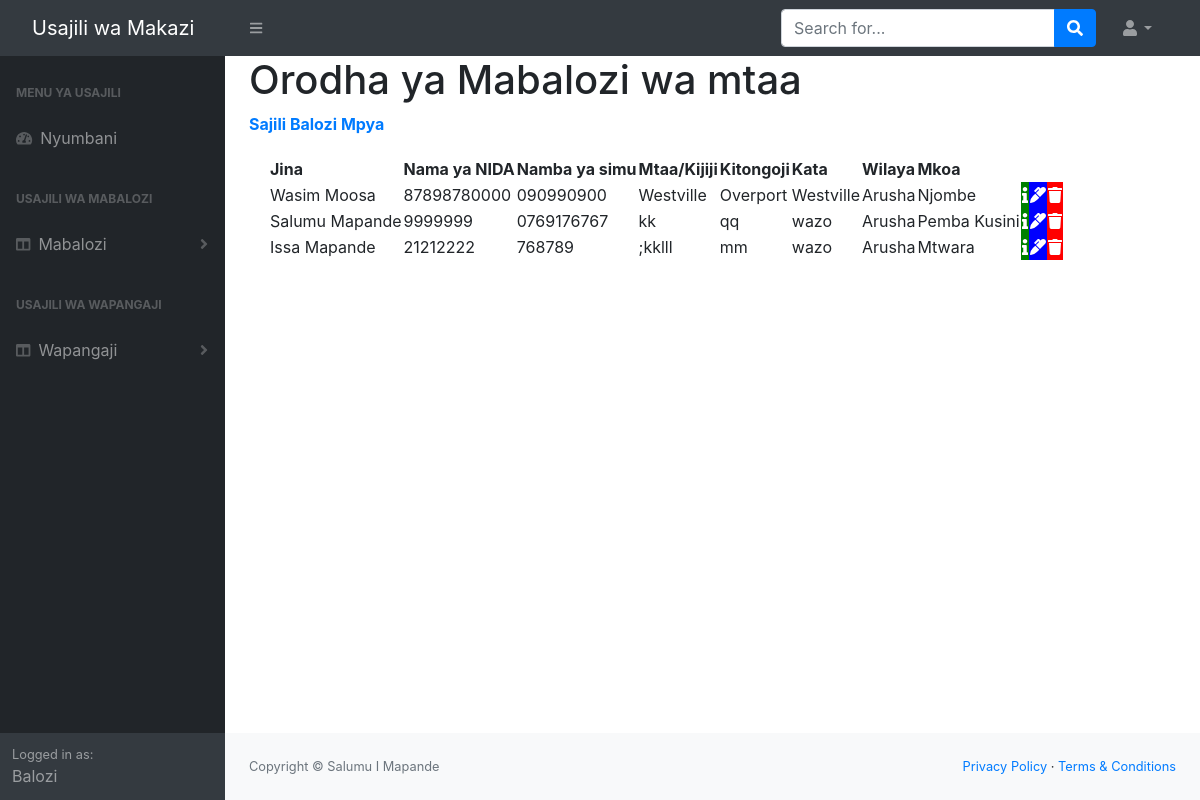
Before: /balozi with the older database file.
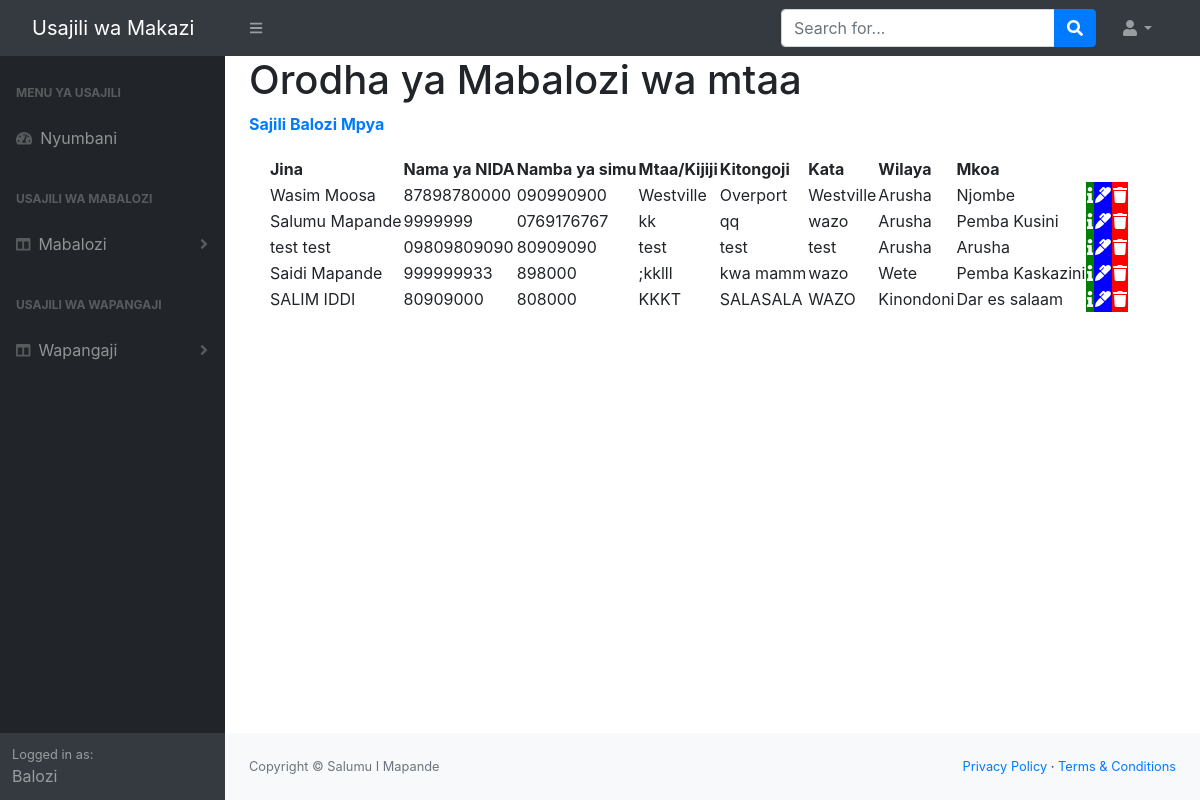
After: the same page with the newer database file.
### baloziapp/models.py (models this page shows)
class Balozi(db.Model):
    __tablename__ = 'balozi'
    id = db.Column(db.Integer(), primary_key=True)
    name = db.Column(db.String(length=50), nullable = False)
    surname = db.Column(db.String(length=50), nullable = False)
    nida = db.Column(db.String(length=30), nullable =False)
    street = db.Column(db.String(length=50), nullable = False)
    neighborhood = db.Column(db.String(length=50), nullable = False)#kitongoji
    county =  db.Column(db.String(length=50), nullable=False) #kata
    district_id = db.Column(db.Integer(), db.ForeignKey('district.id'))#wilaya
    district = db.Column(db.String(), nullable=False)
    region_id = db.Column(db.Integer(), db.ForeignKey('region.id'))#Mkoa
    region = db.Column(db.String(length=50), nullable=False)
    phonenumber = db.Column(db.String(length=15), nullable = True)

class District(db.Model):
    __tablename__ = 'district'
    id = db.Column(db.Integer(), primary_key=True)
    districtname = db.Column(db.String(length=50), nullable = False)
    region_id = db.Column(db.Integer(), db.ForeignKey('region.id'))

class Region(db.Model):
    __tablename__ = 'region'
    id = db.Column(db.Integer(), primary_key=True)
    regionname = db.Column(db.String(length=50), nullable = False)

### baloziapp/routes.py (the view)
@app.route('/balozi')
def balozi_page():
     results = db.session.query(Balozi, District, Region).filter(Balozi.district_id==District.id, Balozi.region_id == Region.id).add_columns(Balozi.id, Balozi.name,Balozi.surname,Balozi.nida,Balozi.phonenumber, Balozi.street, Balozi.neighborhood ,Balozi.county, District.id, District.districtname, Region.id, Region.regionname)
     return render_template('balozi.html', results = results)

### baloziapp/templates/balozi.html (shortened to what this page needs)
{% extends 'base.html' %}
{% block content %}
<div class="content-heading"><h1>Orodha ya Mabalozi wa mtaa</h1></div>
<a class="content-heading" href="{{ url_for('create_balozi_page') }}" style="text-decoration: none;"><b>Sajili Balozi Mpya</b></a>
<div class="card-body">
    <table id="datatablesSimple">
        <thead>
            <tr>
                <th>Jina </th>
                <th>Nama ya NIDA</th>
                <th>Namba ya simu</th>
                <th>Mtaa/Kijiji</th>
                <th>Kitongoji</th>
                <th>Kata</th>
                <th>Wilaya</th>
                <th>Mkoa</th>
                <th></th>
                <th></th>
                <th></th>
            </tr>
        </thead>
        <tbody>
            {% for result in results %}
            <tr>
                <td>{{ result.name +' '+ result.surname }}</td>
                <td>{{ result.nida }}</td>
                <td>{{ result.phonenumber }}</td>
                <td>{{ result.street }}</td>
                <td>{{ result.neighborhood }}</td>
                <td>{{ result.county }}</td>
                <td>{{ result.districtname }}</td>
                <td>{{ result.regionname }}</td>
                <td style="background-color: green;"><a href="/balozi_details/{{ result.Balozi.id }}" ><span class="fa fa-info" style="font-size: 16px; color: white;" data-bs-toggle="tooltip" data-bs-placement="top" title="Taarifa"></span></a> </td>
                <td style="background-color: blue;"><a href="/update_balozi/{{ result.Balozi.id }}"> <span class="fa fa-marker" style='font-size:16px;color:white;' color="&#xf044;" data-bs-toggle="tooltip" data-bs-placement="top" title="Badili"></span></a> </td>
                <td style="background-color: red;"><a href="/confirm_delete/{{ result.Balozi.id }}"> <span class="fa fa-trash" style='font-size:16px;color:white;' data-bs-toggle="tooltip" data-bs-placement="top" title="Futa"></span></a> </td>
            </tr>
            {% endfor %}
        </tbody>
    </table>
 </div>
{% endblock %}

### baloziapp/templates/base.html (shortened to what this page needs)
<!DOCTYPE html>
<html lang="en">
    <head>
        <link href="{{url_for('static', filename='css/styles.css')}}" rel="stylesheet" />
        <link rel="stylesheet" href="//code.jquery.com/ui/1.13.0/themes/base/jquery-ui.css">
        <link rel="stylesheet" href="https://maxcdn.bootstrapcdn.com/bootstrap/4.0.0-beta/css/bootstrap.min.css">
        <link type="stylesheet" href="https://cdnjs.cloudflare.com/ajax/libs/bootstrap-datetimepicker/4.17.47/css/bootstrap-datetimepicker.min.css">
    </head>
    <body>
        <nav class="sb-topnav navbar navbar-expand navbar-dark bg-dark">
            <a class="navbar-brand ps-3" href="index.html">Usajili wa Makazi</a>
            <button class="btn btn-link btn-sm order-1 order-lg-0 me-4 me-lg-0" id="sidebarToggle" href="#!"><i class="fas fa-bars"></i></button>
            <form class="d-none d-md-inline-block form-inline ms-auto me-0 me-md-3 my-2 my-md-0">
                <div class="input-group">
                    <input class="form-control" type="text" placeholder="Search for..." aria-label="Search for..." aria-describedby="btnNavbarSearch" />
                    <button class="btn btn-primary" id="btnNavbarSearch" type="button"><i class="fas fa-search"></i></button>
                </div>
            </form>
            <ul class="navbar-nav ms-auto ms-md-0 me-3 me-lg-4">
                <li class="nav-item dropdown">
                    <a class="nav-link dropdown-toggle" id="navbarDropdown" href="#" role="button" data-bs-toggle="dropdown" aria-expanded="false"><i class="fas fa-user fa-fw"></i></a>
                </li>
            </ul>
        </nav>
        <div id="layoutSidenav">
            <div id="layoutSidenav_nav">
                <nav class="sb-sidenav accordion sb-sidenav-dark" id="sidenavAccordion">
                    <div class="sb-sidenav-menu">
                        <div class="nav">
                            <div class="sb-sidenav-menu-heading">Menu ya Usajili</div>
                            <a class="nav-link" href="{{url_for('home_page')}}">
                                <div class="sb-nav-link-icon"><i class="fas fa-tachometer-alt"></i></div>
                                Nyumbani
                            </a>
                            <div class="sb-sidenav-menu-heading">Usajili wa Mabalozi</div>
                            <a class="nav-link collapsed" href="#" data-bs-toggle="collapse" data-bs-target="#collapseLayouts" aria-expanded="false" aria-controls="collapseLayouts">
                                <div class="sb-nav-link-icon"><i class="fas fa-columns"></i></div>
                                Mabalozi
                                <div class="sb-sidenav-collapse-arrow"><i class="fas fa-angle-down"></i></div>
                            </a>
                            <div class="sb-sidenav-menu-heading">Usajili wa Wapangaji</div>
                            <a class="nav-link collapsed" href="#" data-bs-toggle="collapse" data-bs-target="#collapseLayouts2" aria-expanded="false" aria-controls="collapseLayouts2">
                                <div class="sb-nav-link-icon"><i class="fas fa-columns"></i></div>
                                Wapangaji
                                <div class="sb-sidenav-collapse-arrow"><i class="fas fa-angle-down"></i></div>
                            </a>
                        </div>
                    </div>
                    <div class="sb-sidenav-footer">
                        <div class="small">Logged in as:</div>
                        Balozi
                    </div>
                </nav>
            </div>
            <div id="layoutSidenav_content">
                <main>
                    <div class="container-fluid px-4">
                        {% block content %}
                        {% endblock%}
                    </div>
                </main>
                <footer class="py-4 bg-light mt-auto">
                    <div class="container-fluid px-4">
                        <div class="d-flex align-items-center justify-content-between small">
                            <div class="text-muted">Copyright &copy; Salumu I Mapande</div>
                            <div>
                                <a href="#">Privacy Policy</a>
                                &middot;
                                <a href="#">Terms &amp; Conditions</a>
                            </div>
                        </div>
                    </div>
                </footer>
            </div>
        </div>
    </body>
</html>

Changed rows visible on the page:
changed Balozi: name+surname "Issa Mapande" → "test test"; nida "21212222" → "09809809090"; phonenumber "768789" → "80909090"; street ";kklll" → "test"; neighborhood "mm" → "test"; county "wazo" → "test"; regionname "Mtwara" → "Arusha"
added Balozi: name+surname "Saidi Mapande", nida "999999933", phonenumber "898000", street ";kklll", neighborhood "kwa mamm", county "wazo", districtname "Wete", regionname "Pemba Kaskazini"
added Balozi: name+surname "SALIM IDDI", nida "80909000", phonenumber "808000", street "KKKT", neighborhood "SALASALA", county "WAZO", districtname "Kinondoni", regionname "Dar es salaam"
